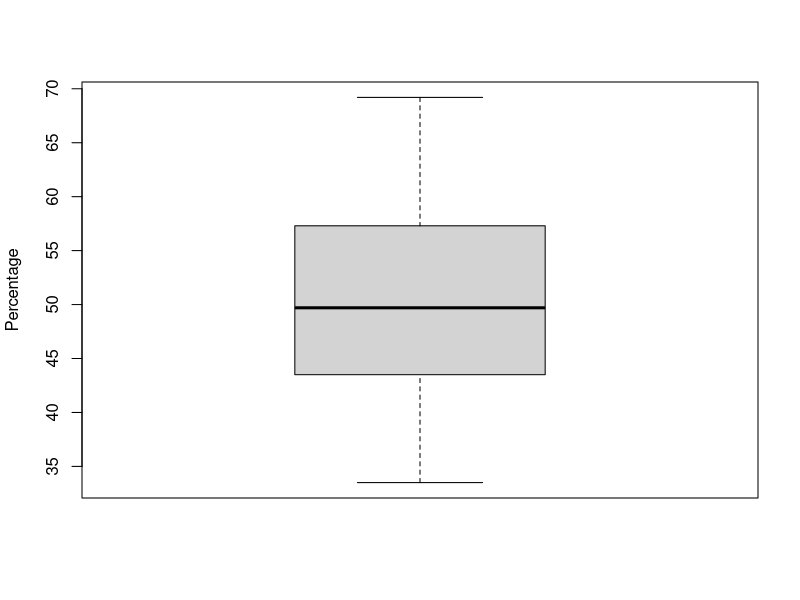

This figure's R source:
# Title     : TODO
# Objective : TODO
# Created by: dlqkhang8
# Created on: 10/7/20

library("readxl")
algorithm_type <- 6

IQR.outliers <- function(x) {
  if (any(is.na(x)))
    stop("x is missing values")
  if (!is.numeric(x))
    stop("x is not numeric")
  Q3 <- quantile(x, 0.75, type = algorithm_type)
  Q1 <- quantile(x, 0.25, type = algorithm_type)
  IQR <- (Q3 - Q1)
  left <- (Q1 - (1.5 * IQR))
  right <- (Q3 + (1.5 * IQR))
  c(x[x < left], x[x > right])
}

# Smolts
data <- read_excel("DATA WEEK 3/DATA WEEK 3/smolts.xlsx")
quantile(data$Percent, type = algorithm_type)
mean(data$Percent)
IQR(data$Percent, type = algorithm_type)
IQR.outliers(data$Percent)
boxplot(data, ylab = "Percentage")
boxplot.stats(data$Percent)$out